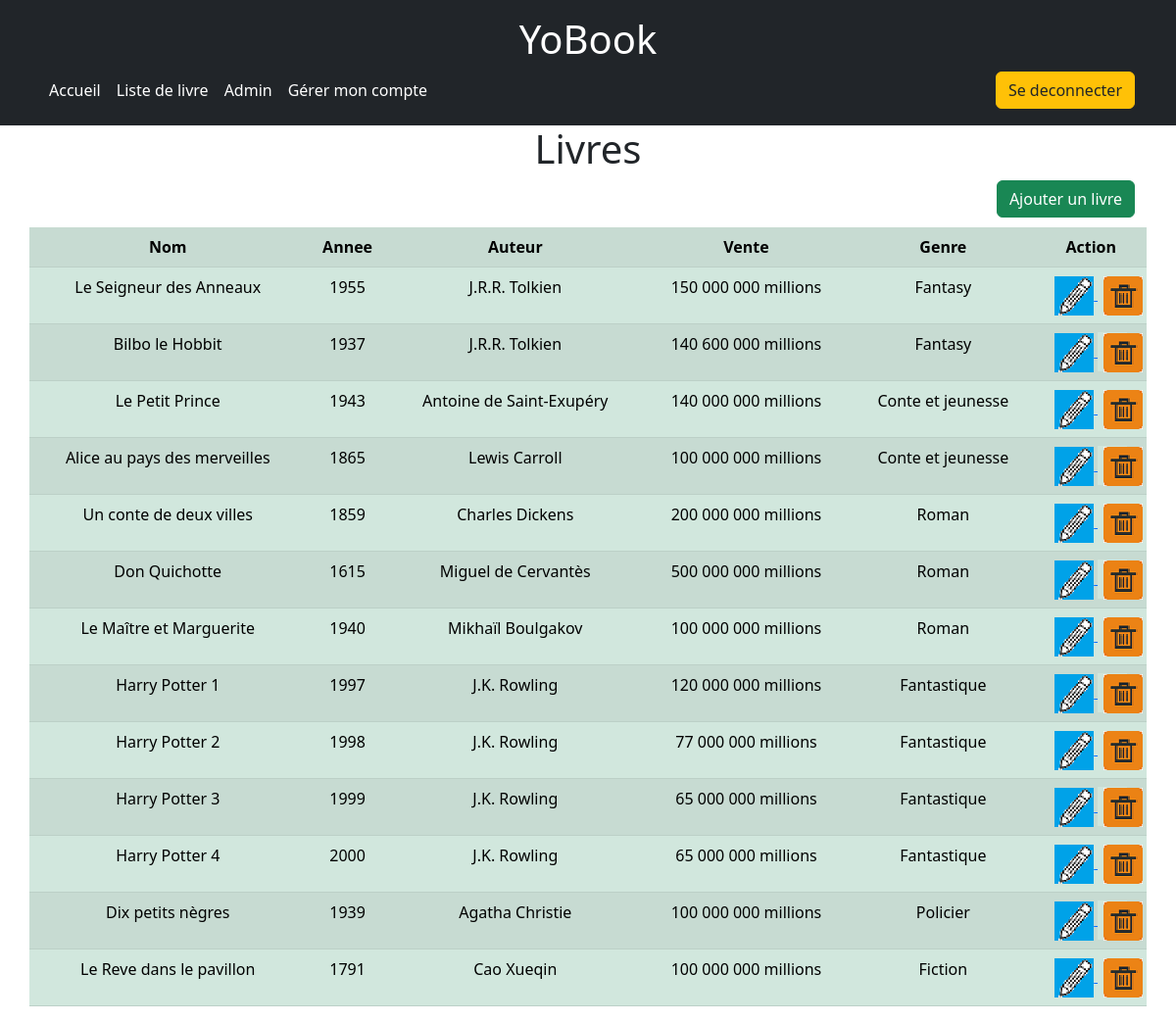
Screenshot of /index.php?uc=admin&action=listLivres (signed in) with the database file from the repository.
### tables this page shows
CREATE TABLE `livre` (
  `idlivre` int(11) NOT NULL AUTO_INCREMENT,
  `nom` varchar(100) DEFAULT NULL,
  `annee` int(11) DEFAULT NULL,
  `description` varchar(10000) DEFAULT NULL,
  `auteur` varchar(100) DEFAULT NULL,
  `vente` int(11) DEFAULT NULL,
  `idgenre` int(11) NOT NULL,
  `image` varchar(100) DEFAULT NULL,
  PRIMARY KEY (`idlivre`,`idgenre`),
  KEY `fk_livre_genre1_idx` (`idgenre`),
  CONSTRAINT `fk_livre_genre1` FOREIGN KEY (`idgenre`) REFERENCES `genre` (`idgenre`) ON DELETE NO ACTION ON UPDATE NO ACTION
);

CREATE TABLE `genre` (
  `idgenre` int(11) NOT NULL AUTO_INCREMENT,
  `genre` varchar(45) DEFAULT NULL,
  PRIMARY KEY (`idgenre`)
);

### modeles/monPdo.php (called while the page is built, shortened)
<?php
class MonPdo
{
    private static $serveur = 'mysql:host=localhost';
    private static $bdd = 'dbname=dblivre';
    private static $user = 'test';
    private static $mdp = 'Super';
    private static $unPdo = null;
    private function __construct()
    {
        MonPdo::$unPdo = new PDO(MonPdo::$serveur . ';' . MonPdo::$bdd, MonPdo::$user, MonPdo::$mdp);
        MonPdo::$unPdo->query("SET CHARACTER SET utf8");
        MonPdo::$unPdo->setAttribute(PDO::ATTR_ERRMODE, PDO::ERRMODE_EXCEPTION);
    }
    public static function getInstance()
    {
        if (self::$unPdo == null) {
            self::$monPdo = new MonPdo();
        }
        return self::$unPdo;
    }
    public static function dbRun($sql, $param = null)
    {
        $statement = MonPdo::getInstance()->prepare($sql);
        $statement->execute($param);
        return $statement;
    }
}

### modeles/Genre.php (called while the page is built, shortened)
<?php
class Genre
{
    public static function findById(int $id)
    {
        $sql = "SELECT `idgenre`, `genre` FROM genre WHERE idgenre = ?";
        $param = [$id];
        $statement = MonPdo::getInstance()->prepare($sql);
        $statement->execute($param);
        $statement->setFetchMode(PDO::FETCH_CLASS | PDO::FETCH_PROPS_LATE, 'Livre');
        return $statement->fetch();
    }
}

### vues/admin/tableauLivre.php (the view, shortened to what this page needs)
<div class="container text-center">
    <h1>Livres</h1>
    <a href="index.php?uc=admin&action=ajouterLivre" class="btn btn-success btn-rounded" style="float: right;" role="button">Ajouter un livre</a>
    <br><br>
    <div class="row">
        <table class="table table-success table-striped">
            <tr>
                <th>Nom</th>
                <th>Annee</th>
                <th>Auteur</th>
                <th>Vente</th>
                <th>Genre</th>
                <th>Action</th>
            </tr>
            <?php
            foreach ($dataLivre as $livre) {
            ?>
                <tr>
                    <td><?= $livre->getNom() ?></td>
                    <td><?= $livre->getAnnee() ?></td>
                    <td><?= $livre->getAuteur() ?></td>
                    <td><?= Livre::ChangeNumberFormat($livre->getVente()) ?></td>
                    <td><?php
                        $genre = Genre::findById($livre->getIdgenre());
                        echo $genre->genre;
                        ?>
                    </td>
                    <td>
                        <a href="index.php?uc=admin&action=modifierLivre&id=<?= $livre->getIdlivre() ?>">
                            <img src="img/crayon.png" alt="image de modification">
                        </a>
                        <button onclick="document.getElementById('id<?= $livre->getIdlivre() ?>').style.display='block'" class="delete">
                            <img src="img/suppression.png" alt="image de suppression">
                        </button>
                    </td>
                </tr>
            <?php
            }
            ?>
        </table>
    </div>
</div>

### modeles/Livre.php (shortened to what this page needs)
<?php
class Livre
{
    private $idlivre;
    private $nom;
    private $annee;
    private $auteur;
    private $vente;
    private $idgenre;
    public function getIdlivre()
    {
        return $this->idlivre;
    }
    public function getNom()
    {
        return $this->nom;
    }
    public function getAnnee()
    {
        return $this->annee;
    }
    public function getAuteur()
    {
        return $this->auteur;
    }
    public function getVente()
    {
        return $this->vente;
    }
    public function getIdgenre(): int
    {
        return $this->idgenre;
    }
    public static function findAll(): array
    {
        $sql = "SELECT `idlivre`, `nom`, `annee`, `description`, `auteur`, `vente`, `idgenre`, `image` FROM livre ORDER BY `idgenre`, `auteur`";
        $param = [];
        $query = MonPdo::dbRun($sql, $param);
        return $query->fetchAll(PDO::FETCH_CLASS | PDO::FETCH_PROPS_LATE, 'Livre');
    }
    public static function ChangeNumberFormat($data)
    {
        if ($data >= 1000000000) {
            return "<p>" . number_format($data, 0, ' ', ' ') . " milliards</p>";
        } elseif ($data >= 1000000) {
            return "<p>" . number_format($data, 0, ' ', ' ') . " millions</p>";
        } elseif ($data < 1000000) {
            return "<p>" . number_format($data, 0, ' ', ' ') . " milliers</p>";
        }
    }
}

### rows the page displays
livre: nom "Le Seigneur des Anneaux", annee "1955", auteur "J.R.R. Tolkien", vente "150 000 000", idgenre.genre "Fantasy"
livre: nom "Bilbo le Hobbit", annee "1937", auteur "J.R.R. Tolkien", vente "140 600 000", idgenre.genre "Fantasy"
livre: nom "Le Petit Prince", annee "1943", auteur "Antoine de Saint-Exupéry", vente "140 000 000", idgenre.genre "Conte et jeunesse"
livre: nom "Alice au pays des merveilles", annee "1865", auteur "Lewis Carroll", vente "100 000 000", idgenre.genre "Conte et jeunesse"
livre: nom "Un conte de deux villes", annee "1859", auteur "Charles Dickens", vente "200 000 000", idgenre.genre "Roman"
livre: nom "Don Quichotte", annee "1615", auteur "Miguel de Cervantès", vente "500 000 000", idgenre.genre "Roman"
livre: nom "Le Maître et Marguerite", annee "1940", auteur "Mikhaïl Boulgakov", vente "100 000 000", idgenre.genre "Roman"
livre: nom "Harry Potter 1", annee "1997", auteur "J.K. Rowling", vente "120 000 000", idgenre.genre "Fantastique"
livre: nom "Harry Potter 2", annee "1998", auteur "J.K. Rowling", vente "77 000 000", idgenre.genre "Fantastique"
livre: nom "Harry Potter 3", annee "1999", auteur "J.K. Rowling", vente "65 000 000", idgenre.genre "Fantastique"
livre: nom "Harry Potter 4", annee "2000", auteur "J.K. Rowling", vente "65 000 000", idgenre.genre "Fantastique"
livre: nom "Dix petits nègres", annee "1939", auteur "Agatha Christie", vente "100 000 000", idgenre.genre "Policier"
livre: nom "Le Reve dans le pavillon", annee "1791", auteur "Cao Xueqin", vente "100 000 000", idgenre.genre "Fiction"
